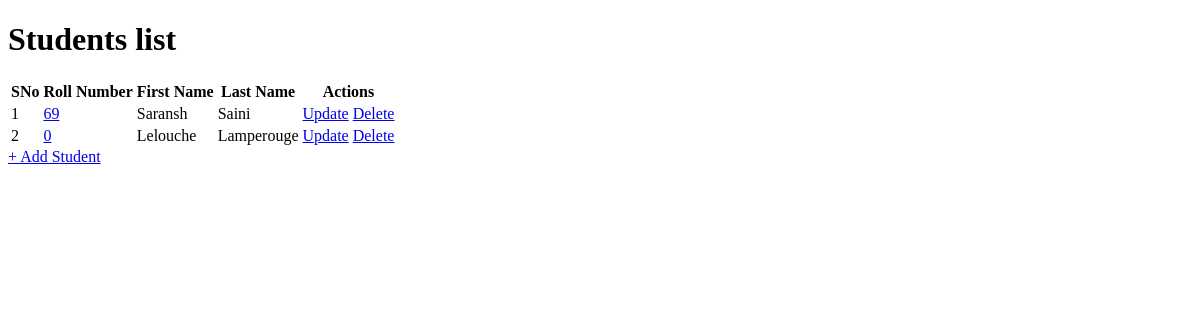
Before: / with the older database file.
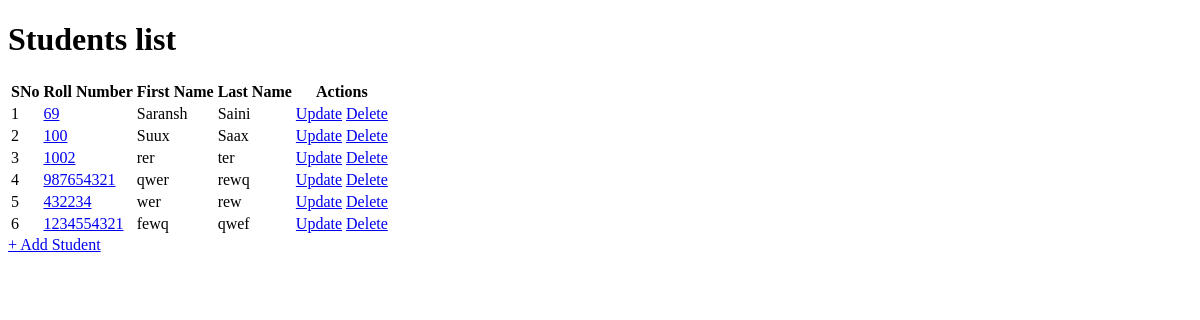
After: the same page with the newer database file.
### app.py (models this page shows)
class student(db.Model):
    student_id = db.Column(db.Integer, primary_key=True, autoincrement = True)
    roll_number = db.Column(db.String, unique=True, nullable=False)
    first_name = db.Column(db.String, nullable=False)
    last_name = db.Column(db.String)

### app.py (the view)
@app.route("/")
def executer():
    students = student.query.all()
    return render_template("index.html", students=students)

### templates/index.html (shortened to what this page needs)
<!DOCTYPE html>
<html lang="en">
<head>
</head>
<body>
    <h1>Students list</h1>
    {% if students|length==0 %}
        <p>No student found. Add the students now!</p>
    {% else %}
        <table id = "all-students">
            <tr>
                <th>SNo</th>
                <th>Roll Number</th>
                <th>First Name</th>
                <th>Last Name</th>
                <th>Actions</th>
            </tr>
            {% for i in students %}
                <tr>
                    <td>{{ loop.index }}</td>
                    <td><a href="/student/{{ i.student_id }}">{{ i.roll_number }}</a></td>
                    <td>{{ i.first_name }}</td>
                    <td>{{ i.last_name }}</td>
                    <td>
                        <a href="/student/{{ i.student_id }}/update" type="button">Update</a>
                        <a href="/student/{{ i.student_id }}/delete" type="button">Delete</a>
                    </td>
                </tr>
            {% endfor %}
        </table>
    {% endif %}
    <a href="/student/create" type="button">+ Add Student</a>
</body>
</html>

Changed rows visible on the page:
removed student: roll_number "0", first_name "Lelouche", last_name "Lamperouge"
added student: roll_number "100", first_name "Suux", last_name "Saax"
added student: roll_number "1002", first_name "rer", last_name "ter"
added student: roll_number "987654321", first_name "qwer", last_name "rewq"
added student: roll_number "432234", first_name "wer", last_name "rew"
added student: roll_number "1234554321", first_name "fewq", last_name "qwef"
